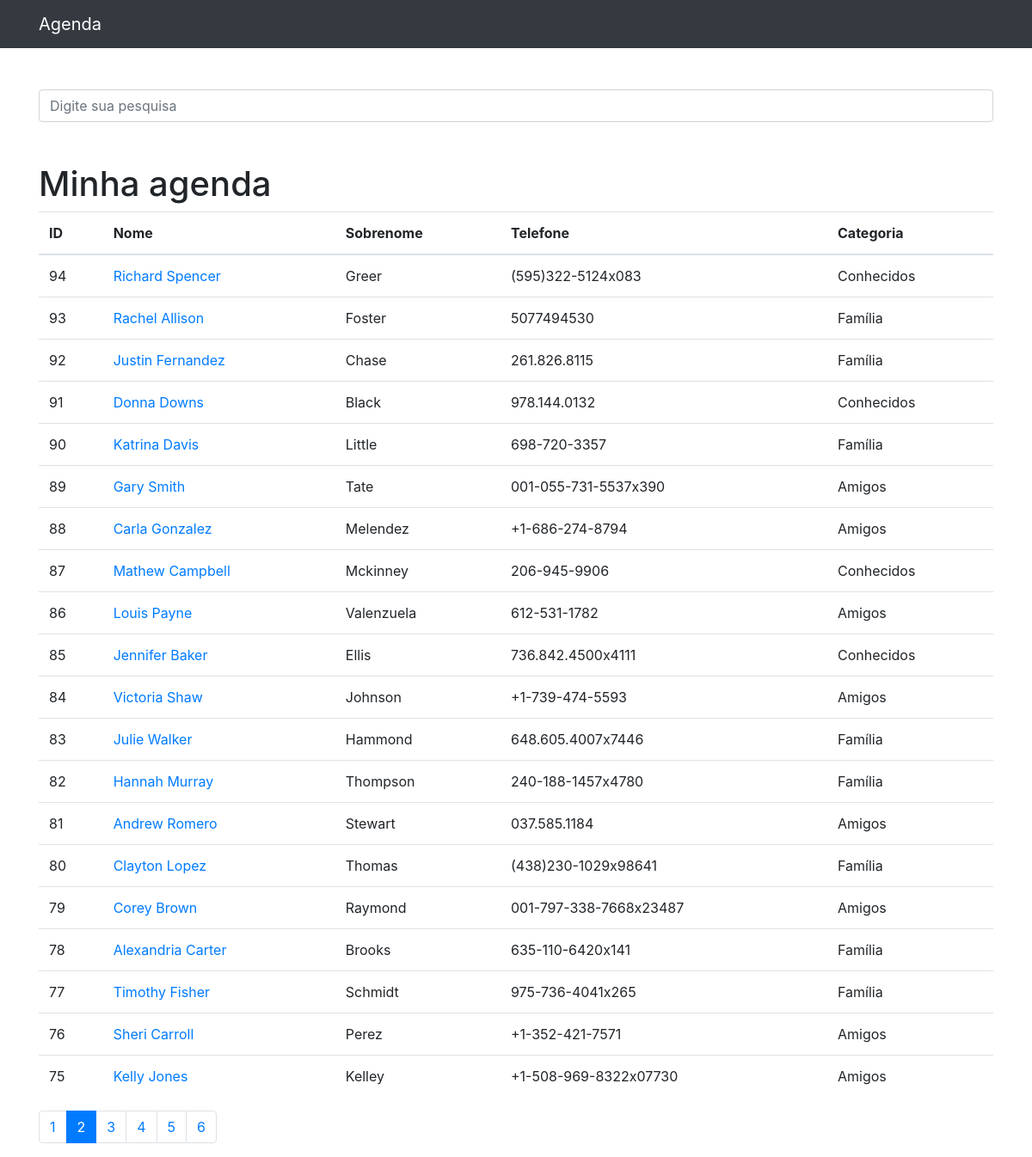
Screenshot of /?p=2&termo= with the database file from the repository.
### contatos/models.py (models this page shows, shortened)
class Contato(models.Model):
    nome = models.CharField(max_length=255)
    sobrenome = models.CharField(max_length=255, blank=True)
    telefone = models.CharField(max_length=255)
    email = models.CharField(max_length=255, blank=True)
    data_criacao = models.DateTimeField(default=timezone.now)
    descricao = models.TextField(blank=True)
    categoria = models.ForeignKey(Categoria, on_delete=models.DO_NOTHING)
    mostrar = models.BooleanField(default=True)
    foto = models.ImageField(blank=True, upload_to='fotos/%Y/%m/')

class Categoria(models.Model):
    nome = models.CharField(max_length=255)
    def __str__(self):
        return self.nome

### contatos/views.py (the view)
# urls.py: path('', views.index, name='index'),
def index(request):
    contatos = Contato.objects.order_by('-id').filter(
        mostrar=True
    )
    paginator = Paginator(contatos, 20)
    page = request.GET.get('p')
    contatos = paginator.get_page(page)
    return render(request, 'contatos/index.html', {
        'contatos': contatos
    })

### contatos/templates/contatos/index.html
{% extends 'base.html' %}
{%block 'conteudo' %}
<h1 class="mt-5">Minha agenda</h1>
        <table class="table">
          <thead>
            <tr>
              <th>ID</th>
              <th>Nome</th>
              <th>Sobrenome</th>
              <th>Telefone</th>
              <th>Categoria</th>
            </tr>
          </thead>
          <tbody>
            {% for contato in contatos %}
              <tr>
                <td>{{ contato.id }}</td>
                <td>
                  <a href="{% url 'ver_contato' contato.id %}"> {{contato.nome}} </a>
                </td>
                <td>{{contato.sobrenome}}</td>
                <td>{{contato.telefone}}</td>
                <td>{{contato.categoria}}</td>
              </tr>
            {%endfor%}
          </tbody>
        </table>
<nav aria-label="Page navigation example">
  <ul class="pagination">
    {% for pagina in contatos.paginator.page_range %}
      {% if contatos.number == pagina %}
      <li class="page-item active"><a href="?p={{ pagina }}&termo={{ request.GET.termo }}" class="page-link">{{pagina}}</a></li>
      {% else %}
      <li class="page-item"><a href="?p={{ pagina }}&termo={{ request.GET.termo }}" class="page-link">{{pagina}}</a></li>
      {% endif %}
    {%endfor%}
  </ul>
</nav>
{%endblock%}

### rows the page displays
Contato: id "94", nome "Richard Spencer", sobrenome "Greer", telefone "(595)322-5124x083", categoria "Conhecidos"
Contato: id "93", nome "Rachel Allison", sobrenome "Foster", telefone "5077494530", categoria "Família"
Contato: id "92", nome "Justin Fernandez", sobrenome "Chase", telefone "261.826.8115", categoria "Família"
Contato: id "91", nome "Donna Downs", sobrenome "Black", telefone "978.144.0132", categoria "Conhecidos"
Contato: id "90", nome "Katrina Davis", sobrenome "Little", telefone "698-720-3357", categoria "Família"
Contato: id "89", nome "Gary Smith", sobrenome "Tate", telefone "001-055-731-5537x390", categoria "Amigos"
Contato: id "88", nome "Carla Gonzalez", sobrenome "Melendez", telefone "+1-686-274-8794", categoria "Amigos"
Contato: id "87", nome "Mathew Campbell", sobrenome "Mckinney", telefone "206-945-9906", categoria "Conhecidos"
Contato: id "86", nome "Louis Payne", sobrenome "Valenzuela", telefone "612-531-1782", categoria "Amigos"
Contato: id "85", nome "Jennifer Baker", sobrenome "Ellis", telefone "736.842.4500x4111", categoria "Conhecidos"
Contato: id "84", nome "Victoria Shaw", sobrenome "Johnson", telefone "+1-739-474-5593", categoria "Amigos"
Contato: id "83", nome "Julie Walker", sobrenome "Hammond", telefone "648.605.4007x7446", categoria "Família"
Contato: id "82", nome "Hannah Murray", sobrenome "Thompson", telefone "240-188-1457x4780", categoria "Família"
Contato: id "81", nome "Andrew Romero", sobrenome "Stewart", telefone "037.585.1184", categoria "Amigos"
Contato: id "80", nome "Clayton Lopez", sobrenome "Thomas", telefone "(438)230-1029x98641", categoria "Família"
Contato: id "79", nome "Corey Brown", sobrenome "Raymond", telefone "001-797-338-7668x23487", categoria "Amigos"
Contato: id "78", nome "Alexandria Carter", sobrenome "Brooks", telefone "635-110-6420x141", categoria "Família"
Contato: id "77", nome "Timothy Fisher", sobrenome "Schmidt", telefone "975-736-4041x265", categoria "Família"
Contato: id "76", nome "Sheri Carroll", sobrenome "Perez", telefone "+1-352-421-7571", categoria "Amigos"
Contato: id "75", nome "Kelly Jones", sobrenome "Kelley", telefone "+1-508-969-8322x07730", categoria "Amigos"

### other values shown
{{ pagina }} "1" "3" "4" "5" "6"
{{ pagina }} "2"
